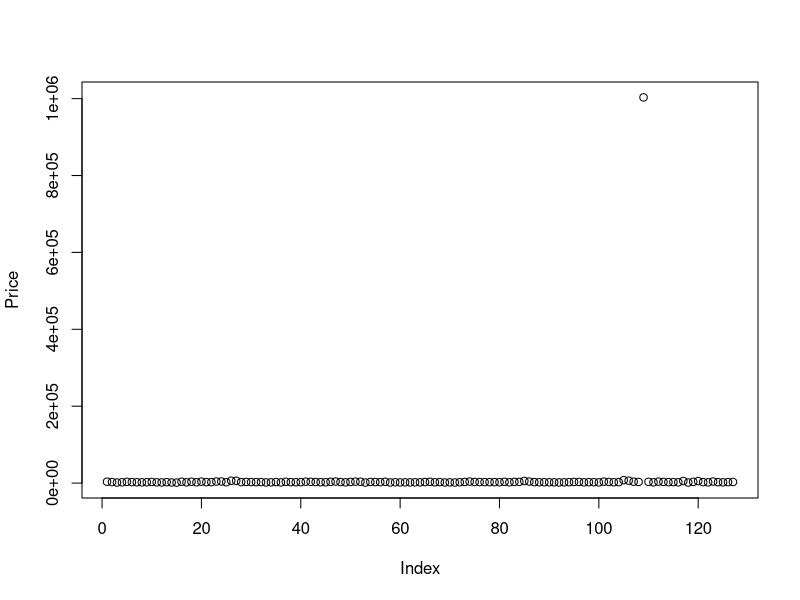
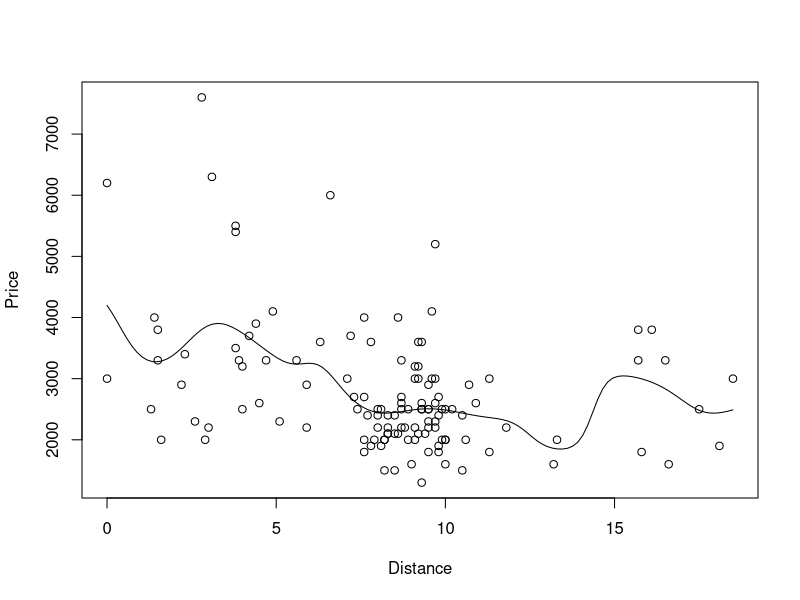
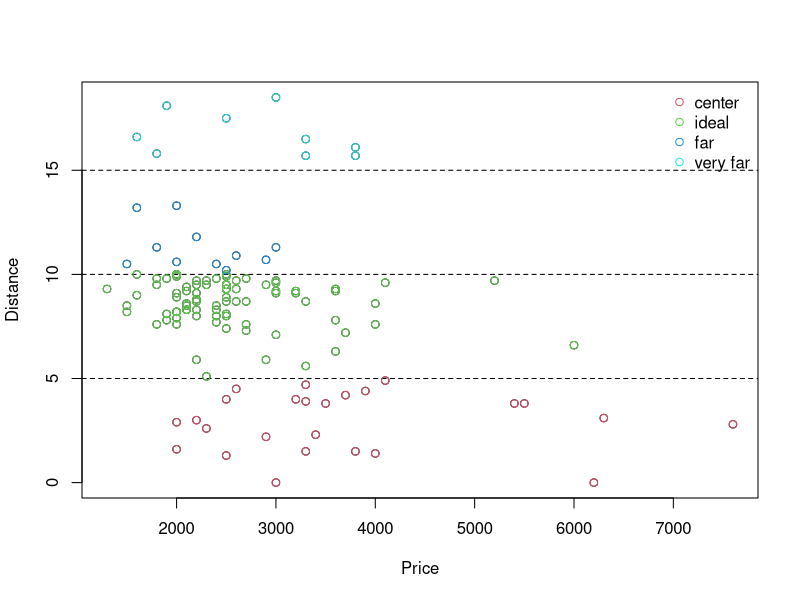
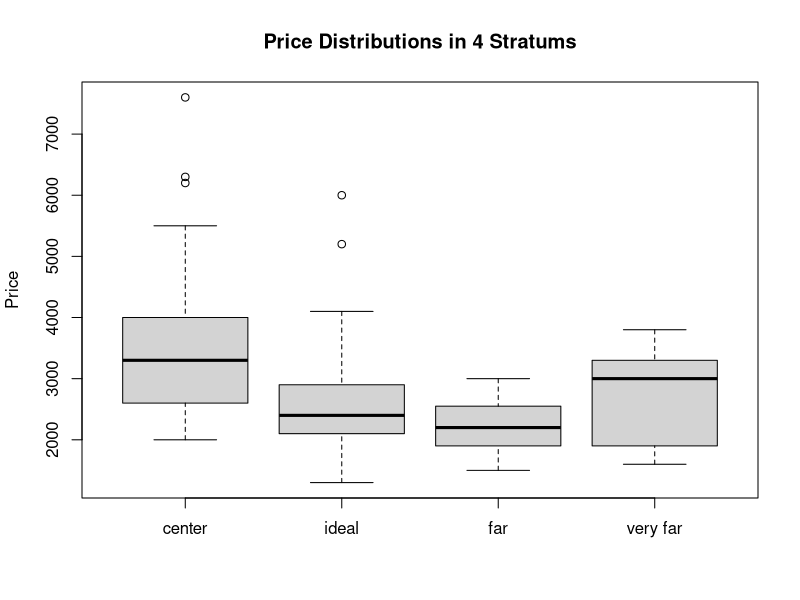
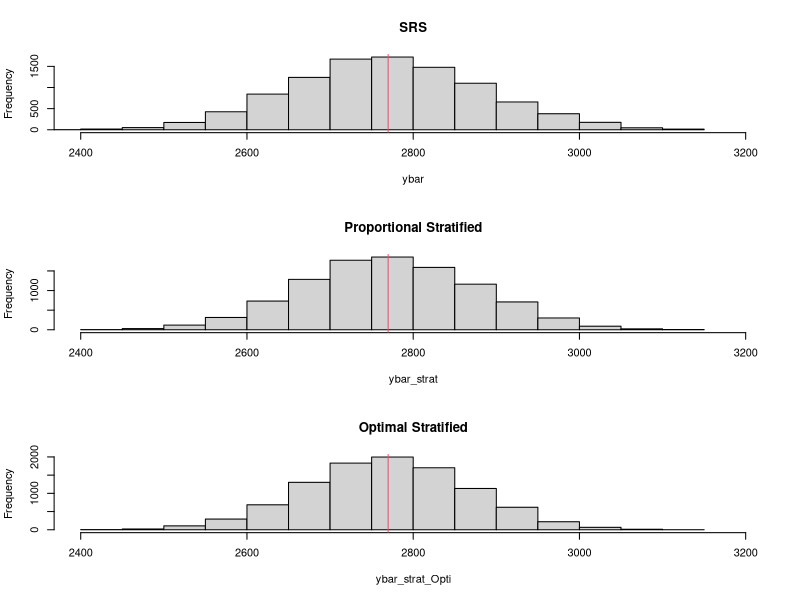
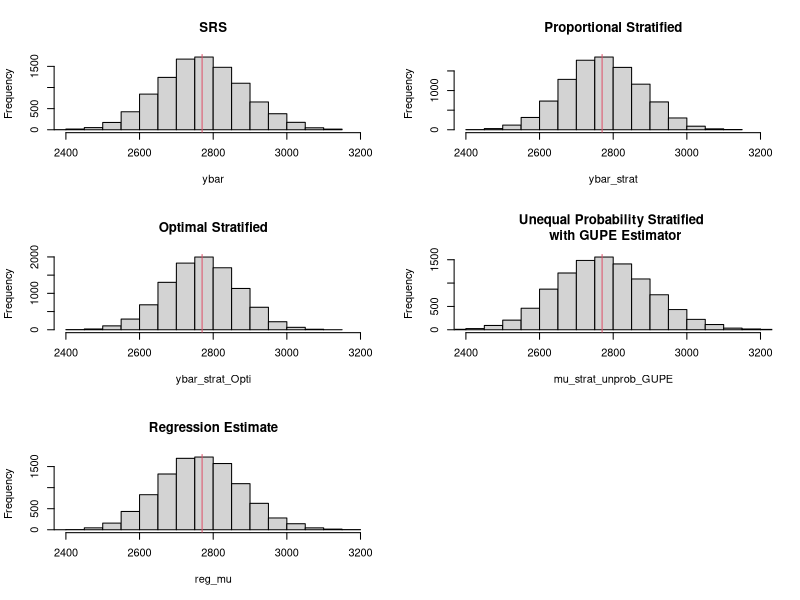

Recreate these plots in R, in order.
## ---- chunk 1
knitr::opts_chunk$set(echo = TRUE)
## ---- chunk 2
#data cleaning, Tokyo hostels as population
suppressPackageStartupMessages(library(tidyverse))
hostel=read.csv("japanHostel.csv")

Tokyo=filter(hostel,City=="Tokyo")
head(Tokyo)

#Check NA
c( table(is.na(Tokyo$price.from)), table(is.na(Tokyo$Distance)) )

Tokyo$Distance=as.numeric(gsub("km.*","",Tokyo$Distance))
Tokyo=Tokyo%>%rename(Price=price.from)%>%select(Price, Distance)

#From the plot we see there is a obvious outlier
plot(Tokyo$Price, ylab="Price")
#Remove obs 109 where the price is considered as an outlier
Tokyo=Tokyo[-109,]

#Check the extreme of distance
c( max(Tokyo$Distance), min(Tokyo$Distance) )
## ---- chunk 3
#There is sort of relationship b/w dist and price, but not quite, fit lm model
plot(Tokyo$Distance, Tokyo$Price, xlab="Distance", ylab="Price")
lines(ksmooth(Tokyo$Distance, Tokyo$Price, kernel="normal", bandwidth=2))
dis <- Tokyo$Distance
pric <- Tokyo$Price
lm1 <- lm(dis~pric)
summary(lm1)
## ---- chunk 4
#Reverse the axis to visualize stratums 
plot(y=Tokyo$Distance, x=Tokyo$Price, xlab="Price", ylab="Distance")
abline(h=c(5,10,15), lty=2)
points(x=Tokyo$Price[Tokyo[,"Distance"]<=5], y=Tokyo$Distance[Tokyo[,"Distance"]<=5], col=2)
points(x=Tokyo$Price[Tokyo[,"Distance"]>5&Tokyo[,"Distance"]<=10],
       y=Tokyo$Distance[Tokyo[,"Distance"]>5&Tokyo[,"Distance"]<=10], col=3)
points(x=Tokyo$Price[Tokyo[,"Distance"]>10&Tokyo[,"Distance"]<=15],
       y=Tokyo$Distance[Tokyo[,"Distance"]>10&Tokyo[,"Distance"]<=15], col=4)
points(x=Tokyo$Price[Tokyo[,"Distance"]>15], y=Tokyo$Distance[Tokyo[,"Distance"]>15], col=5)
legend("topright", col=c(2,3,4,5), pch=c(1,1,1,1), 
       c("center", "ideal", "far", "very far"), bty="n")


y1=Tokyo$Price[Tokyo[,"Distance"]<=5]; y2=Tokyo$Price[Tokyo[,"Distance"]>5&Tokyo[,"Distance"]<=10]
y3=Tokyo$Price[Tokyo[,"Distance"]>10&Tokyo[,"Distance"]<=15]; y4=Tokyo$Price[Tokyo[,"Distance"]>15]

#Check the distributions of all 4 stratums
boxplot(y1,y2,y3,y4, names=c("center", "ideal", "far", "very far"), ylab="Price", 
        main="Price Distributions in 4 Stratums")

Tokyo=Tokyo%>%mutate(strata = cut(Distance,breaks=c(-0.1,5,10,15,20)))
Tokyo=mutate(Tokyo, strata = recode_factor(strata,
                                              "(-0.1,5]" = "center",
                                              "(5,10]" = "ideal",
                                              "(10,15]" = "far",
                                              "(15,20]" = "very far"))
head(Tokyo)
## ---- chunk 5
mu=mean(Tokyo$Price)
## ---- chunk 6
y=Tokyo$Price
N=length(y)
n=50
ybar=NULL;sv=NULL

for(i in 1:10000){
  s=sample(1:N,n,r=F) #without replacement
  ybar[i]=mean(y[s])
  sv[i]=var(y[s])

}


low=ybar-qt(0.975,d=n-1)*sqrt((1-n/N)*sv/n)
up=ybar+qt(0.975,d=n-1)*sqrt((1-n/N)*sv/n)

# compute the coverage probability
cover_prob=sum( (low<=mu)*(up>=mu) )/10000
cover_prob
## ---- chunk 7
ybar_rT=NA
for(i in 1:10000){
  s_r=sample(1:N,n,r=T) #with replacement
  ybar_rT[i]=mean(y[s_r])
}
mean((ybar_rT-mu)^2)
## ---- chunk 8
#Assign prob using the 1/x form because we expect closer dist has higher prob
x=Tokyo$Distance

for(i in seq_along(x)){
  if(x[i]==0){
    #Set this as second min, because 1/0=Inf
    x[i]=min(x[x!=min(x)])
  }
}

p=(1/x)/sum(1/x)

ybar_unprobb=NA; mu_HH=NA; mu_HT=NA; mu_GUPE=NA
pi=1-(1-p)^n
for(i in 1:10000){
  ss=sample(1:N, n, r=T, prob=p)
  mu_HH[i]=mean(y[ss]/p[ss])/N
  ssu=unique(ss)
  mu_HT[i]=sum(y[ssu]/pi[ssu])/N
  mu_GUPE[i]=sum(y[ss]/pi[ss])/sum(1/pi[ss])
}

#Mean
c( True_mean=mu, HH_estimate=mean(mu_HH), HT_estimate=mean(mu_HT), 
   GUPE_estimate=mean(mu_GUPE))
   
#MSE
c( SRS=mean((ybar-mu)^2), HH=mean((mu_HH-mu)^2), HT=mean((mu_HT-mu)^2), 
   GUPE=mean((mu_GUPE-mu)^2))

## ---- chunk 9
c( Popn_mean=mean(Tokyo$Price), Popn_var=var(Tokyo$Price) )
(strata_table=table(Tokyo$strata))
N1=as.numeric(strata_table[1]); N2=as.numeric(strata_table[2]) 
N3=as.numeric(strata_table[3]); N4=as.numeric(strata_table[4])
n=50

#Proportional
(prop_table=round((table(Tokyo$strata)/nrow(Tokyo)*n), 0))

n_p1=as.numeric(prop_table[1]); n_p2=as.numeric(prop_table[2])
n_p3=as.numeric(prop_table[3]); n_p4=as.numeric(prop_table[4])


#Stratified Random Sampling(Prop Allocation)
ybar_strat=NA;var_strat=NA

for(i in 1:10000){
  s1=sample(1:N1, n_p1)
  s2=sample(1:N2, n_p2)
  s3=sample(1:N3, n_p3)
  s4=sample(1:N4, n_p4)
  # sum(N_h*ybar_h)/N
  ybar_strat[i]=( (mean(y1[s1])*N1)+(mean(y2[s2])*N2)+(mean(y3[s3])*N3)+(mean(y4[s4])*N4) )/N
  var_strat[i]=( ((N1/N)^2)*( ((N1-n_p1)/N1)*(var(y1[s1]))/n_p1)+
                  ((N2/N)^2)*( ((N2-n_p2)/N2)*(var(y2[s2]))/n_p2)+
                  ((N3/N)^2)*( ((N3-n_p3)/N3)*(var(y3[s3]))/n_p3)+
                  ((N4/N)^2)*( ((N4-n_p4)/N4)*(var(y4[s4]))/n_p4))
}

low_strat=ybar_strat-qt(0.975,d=n-1)*sqrt(var_strat)
up_strat=ybar_strat+qt(0.975,d=n-1)*sqrt(var_strat)

# compute the coverage probability
cover_prob_strat=sum( (low_strat<=mu)*(up_strat>=mu) )/10000
cover_prob_strat

#Mean comparison
c( True_Popn=mu, SRS=mean(ybar), Stratified_PA=mean(ybar_strat) )
#MSE comparison
c( SRS=mean((ybar-mu)^2), Stratified_PA=mean((ybar_strat-mu)^2) )

## ---- chunk 10
#Optimal
#var of within each stratum
sigma_sq=tapply(Tokyo$Price, Tokyo$strata, var)
sigma_sq_1=as.numeric(sigma_sq[1]); sigma_sq_2=as.numeric(sigma_sq[2])
sigma_sq_3=as.numeric(sigma_sq[3]); sigma_sq_4=as.numeric(sigma_sq[4])
sigma1=sqrt(sigma_sq_1); sigma2=sqrt(sigma_sq_2)
sigma3=sqrt(sigma_sq_3); sigma4=sqrt(sigma_sq_4)
#standard deviation within each stratum
#c(sigma1,sigma2,sigma3,sigma4)

n_o1=round( (n*N1*sigma1)/sum((N1*sigma1)+(N2*sigma2)+(N3*sigma3)+(N4*sigma4)), 0)
n_o2=round( (n*N2*sigma2)/sum((N1*sigma1)+(N2*sigma2)+(N3*sigma3)+(N4*sigma4)), 0)
n_o3=round( (n*N3*sigma3)/sum((N1*sigma1)+(N2*sigma2)+(N3*sigma3)+(N4*sigma4)), 0)
n_o4=round( (n*N4*sigma4)/sum((N1*sigma1)+(N2*sigma2)+(N3*sigma3)+(N4*sigma4)), 0)

ybar_strat_Opti=NA;var_strat_opti=NA
#Stratified Random Sampling(Optimal Allocation)
for(i in 1:10000){
    ss1=sample(1:N1, n_o1)
    ss2=sample(1:N2, n_o2)
    ss3=sample(1:N3, n_o3)
    ss4=sample(1:N4, n_o4)
    ybar_strat_Opti[i]=
      ( (mean(y1[ss1])*N1)+(mean(y2[ss2])*N2)+(mean(y3[ss3])*N3)+(mean(y4[ss4])*N4) )/N
    
    var_strat_opti[i]=( ((N1/N)^2)*( ((N1-n_o1)/N1)*(var(y1[ss1]))/n_o1)+
                  ((N2/N)^2)*( ((N2-n_o2)/N2)*(var(y2[ss2]))/n_o2)+
                  ((N3/N)^2)*( ((N3-n_o3)/N3)*(var(y3[ss3]))/n_o3)+
                  ((N4/N)^2)*( ((N4-n_o4)/N4)*(var(y4[ss4]))/n_o4))
}

low_strat_opti=ybar_strat_Opti-qt(0.975,d=n-1)*sqrt(var_strat_opti)
up_strat_opti=ybar_strat_Opti+qt(0.975,d=n-1)*sqrt(var_strat_opti)

# compute the coverage probability
cover_opti_strat=sum( (low_strat_opti<=mu)*(up_strat_opti>=mu) )/10000
cover_opti_strat

#Mean comparison
c( True_Popn=mu, SRS=mean(ybar), Stratified_PA=mean(ybar_strat), 
   Stratified_Opti = mean(ybar_strat_Opti))
#MSE comparison
c( SRS=mean((ybar-mu)^2), Stratified_Prop=mean((ybar_strat-mu)^2), 
   Stratified_Opti=mean((ybar_strat_Opti-mu)^2) )

par(mfrow=c(3,1))
hist(ybar, xlim=c(2400,3200), main="SRS"); abline(v=mu, col=2)
hist(ybar_strat, xlim=c(2400,3200), 
     main="Proportional Stratified"); abline(v=mu, col=2) 
hist(ybar_strat_Opti, xlim=c(2400,3200), 
     main="Optimal Stratified"); abline(v=mu, col=2)
## ---- chunk 11
# Within each stratum, the distances have unequal prob to be selected
x1=Tokyo$Distance[Tokyo[,"Distance"]<=5] 
x2=Tokyo$Distance[Tokyo[,"Distance"]>5 & Tokyo[,"Distance"]<=10] 
x3=Tokyo$Distance[Tokyo[,"Distance"]>10 & Tokyo[,"Distance"]<=15] 
x4=Tokyo$Distance[Tokyo[,"Distance"]>15]

for(i in seq_along(x1)){
  if(x1[i]==0){
    #Set this as second min, because 1/0=Inf
    x1[i]=min(x1[x1!=min(x1)])
  }
}

x1_prob=(1/x1)/sum(1/x1); x2_prob=(1/x2)/sum(1/x2)
x3_prob=(1/x3)/sum(1/x3); x4_prob=(1/x4)/sum(1/x4)

## ---- chunk 12
#HH, HT estimator
pi_1=1-((1-x1_prob)^n_o1); pi_2=1-((1-x2_prob)^n_o2); 
pi_3=1-((1-x3_prob)^n_o3); pi_4=1-((1-x4_prob)^n_o4)

mu_strat_unprob_HH=NA; mu_strat_unprob_HT=NA
mu_strat_unprob_GUPE=NA
for(i in 1:10000){
  ss_1=sample(1:N1, n_o1, r=T, prob=x1_prob)
  ss_2=sample(1:N2, n_o2, r=T, prob=x2_prob)
  ss_3=sample(1:N3, n_o3, r=T, prob=x3_prob)
  ss_4=sample(1:N4, n_o4, r=T, prob=x4_prob)
  #tau_hat/N where tau_hat=sum(tau_hat_h)
  mu_strat_unprob_HH[i]=( mean(y1[ss_1]/x1_prob[ss_1])+mean(y2[ss_2]/x2_prob[ss_2])+
    mean(y3[ss_3]/x3_prob[ss_3])+mean(y4[ss_4]/x4_prob[ss_4]) )/N

  su1=unique(ss_1); su2=unique(ss_2); su3=unique(ss_3); su4=unique(ss_4)
  mu_strat_unprob_HT[i]=( sum(y1[su1]/pi_1[su1])+sum(y2[su2]/pi_2[su2])+
    sum(y3[su3]/pi_3[su3])+sum(y4[su4]/pi_4[su4]) )/N
  
  #tau_hat_h = mu_hat_g * Nh
  mu_strat_unprob_GUPE[i]=( (sum(y1[ss_1]/pi_1[ss_1])/sum(1/pi_1[ss_1])*N1)+
    (sum(y2[ss_2]/pi_2[ss_2])/sum(1/pi_2[ss_2])*N2)+
    (sum(y3[ss_3]/pi_3[ss_3])/sum(1/pi_3[ss_3])*N3)+
    (sum(y4[ss_4]/pi_4[ss_4])/sum(1/pi_4[ss_4])*N4) )/N

}

## ---- chunk 13
n=50
reg_mu=NA;reg_var=NA
mu_x=mean(Tokyo$Distance)

for(i in 1:10000){
  s=sample(1:N,n,r=F) #without replacement
  xi=Tokyo$Distance[s]
  yi=Tokyo$Price[s]
  x_bar=mean(xi)
  y_bar=mean(yi)
  b=sum((xi-x_bar)*(yi-y_bar))/sum((xi-x_bar)^2)
  a=y_bar-(b*x_bar)
  reg_mu[i]=a+(b*mu_x)
  reg_var[i]=( (N-n)/(N*n*(n-2)) )*sum((yi-a-b*xi)^2)
}

low_reg=reg_mu-qt(0.975,d=n-1)*sqrt(reg_var)
up_reg=reg_mu+qt(0.975,d=n-1)*sqrt(reg_var)

# compute the coverage probability
cover_prob_reg=sum( (low_reg<=mu)*(up_reg>=mu) )/10000
cover_prob_reg

## ---- chunk 14
#Mean comparison
Mean=c(SRS=mean(ybar), Stratified_PA=mean(ybar_strat), 
   Stratified_Opti = mean(ybar_strat_Opti), reg_est = mean(reg_mu))

#MSE Comparison
MSE=c( SRS=mean((ybar-mu)^2), Stratified_Prop=mean((ybar_strat-mu)^2), 
   Stratified_Opti=mean((ybar_strat_Opti-mu)^2),
   reg_est=mean((reg_mu-mu)^2) )

#Bias
Bias=c( SRS=mean(ybar)-mu, Stratified_Prop=mean(ybar_strat)-mu, 
   Stratified_Opti=mean(ybar_strat_Opti)-mu, 
   reg_est=mean(reg_mu)-mu )

#Coverage of CI comparison
CvgCI=c(SRS=cover_prob, Stratified_Prop=cover_prob_strat, 
   Stratified_Opti=cover_opti_strat, 
   reg_est=cover_prob_reg  )

#Compare All!
comparison=data.frame(Mean,MSE,Bias,CvgCI,stringsAsFactors=FALSE)
comparison=rbind(comparison,Pop_mean=c(mu,NA,NA,NA))
comparison

#Histograms Visualization
par(mfrow=c(3,2))
hist(ybar, xlim=c(2400,3200), main="SRS"); abline(v=mu, col=2)
hist(ybar_strat, xlim=c(2400,3200), 
     main="Proportional Stratified"); abline(v=mu, col=2) 
hist(ybar_strat_Opti, xlim=c(2400,3200), 
     main="Optimal Stratified"); abline(v=mu, col=2)
hist(mu_strat_unprob_GUPE, xlim=c(2400,3200), 
     main="Unequal Probability Stratified \n with GUPE Estimator"); abline(v=mu, col=2)
hist(reg_mu, xlim=c(2400,3200), 
     main="Regression Estimate"); abline(v=mu, col=2)



